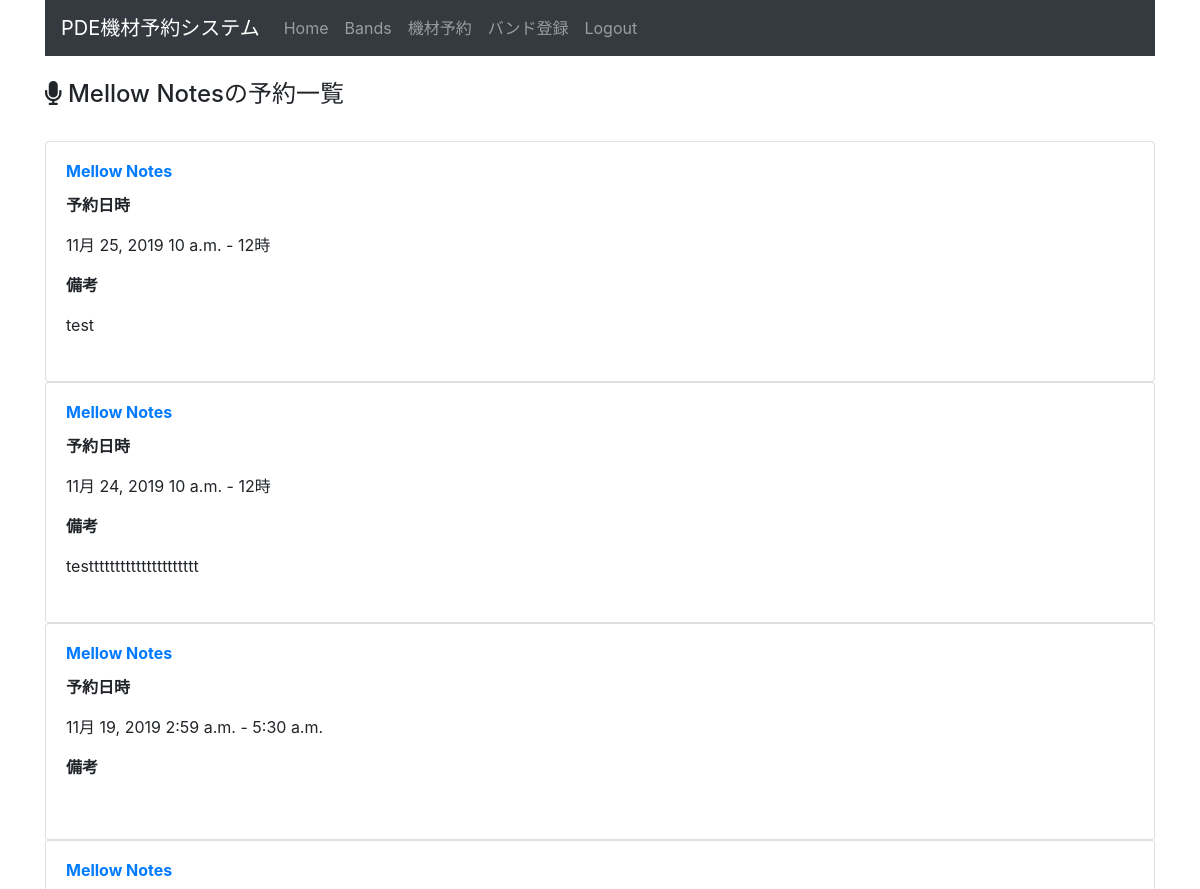
/equipment_management/schedule_by_band/14 (signed in, upper part), run on an earlier commit of the app's database.
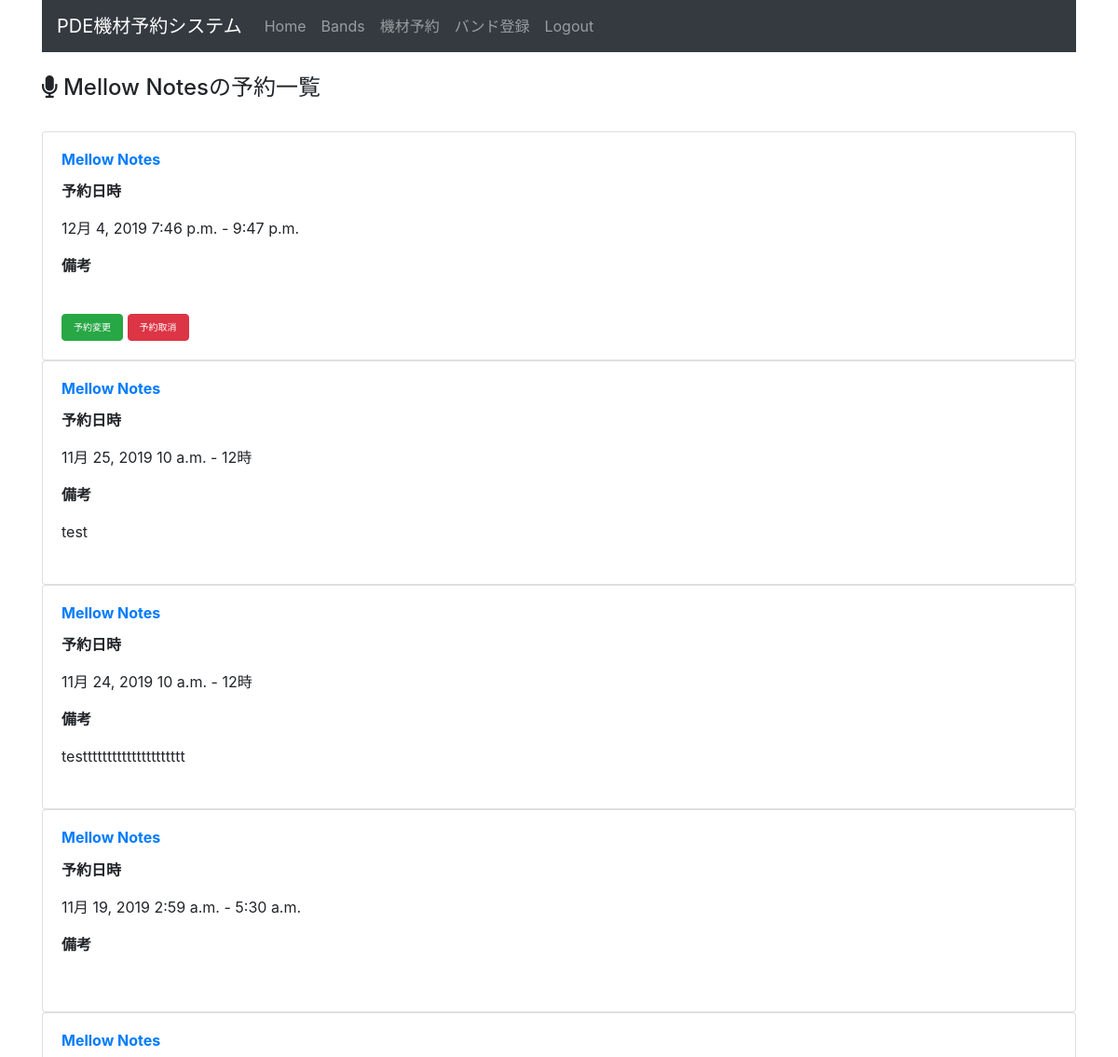
And on a later commit of the database.
### equipment_management/models.py (models this page shows, shortened)
class Schedule(models.Model):
  band_id = models.ForeignKey(Band, on_delete=models.CASCADE)
  pa_name = models.CharField(max_length=255, verbose_name='PA担当者名')
  active_date = models.DateField(default=timezone.now, verbose_name='予約日')
  start_at = models.TimeField(default= nine_hours_hence(), verbose_name='開始時間')
  end_at = models.TimeField(default=two_hours_hence, verbose_name='終了時間')
  text = models.TextField(blank=True, verbose_name='備考欄')
  created_at = models.DateTimeField(auto_now=True)
  updated_at = models.DateTimeField(auto_now=True)
  def is_avaiable(self):
    today = datetime.date.today()
    current_time = datetime.datetime.now().time()
    if today < self.active_date:
      return True
    elif (today == self.active_date) and (current_time < self.start_at):
      return True
    else:
      return False

class Band(models.Model):
  band_name = models.CharField(max_length=255,
                               verbose_name="Band's Name",
                               unique=True,
                               )
  responsible_person_name = models.CharField(max_length=255,
                                             verbose_name="Band Master's Name")
  created_at = models.DateTimeField(auto_now_add=True)
  updated_at = models.DateTimeField(auto_now=True)
  def __str__(self):
      return self.band_name

### equipment_management/views.py (the view)
# urls.py: path('schedule_by_band/<int:pk>', views.schedule_by_band, name='schedule_by_band'),
@login_required
def schedule_by_band(request, pk):
  band_name = Band.objects.get(pk=pk)
  context = {
      'band_name' : band_name,
      'schedules' : Schedule.objects.filter(band_id=band_name).order_by('-active_date'),
  }
  return render(request, 'equipment_management/schedule_by_band.html', context)

### equipment_management/templates/equipment_management/schedule_by_band.html
{% extends 'equipment_management/base.html' %}
{% block content %}
<br>
<h4><i class="fas fa-microphone"></i> {{ band_name }}の予約一覧</h4>
<br>
{% for schedule in schedules %}
<div class="card">
    <div class="card-body">
      <h6 class="card-title font-weight-bold">
        <a href="{% url 'equipment:schedule_by_band' schedule.band_id.id %}">{{ schedule.band_id }}</a>
      </h6>
      <p class="card-text font-weight-bold">予約日時</p>
      <p class="card-text">{{ schedule.active_date }} {{ schedule.start_at }} - {{ schedule.end_at }}</p>
      <p class="card-text font-weight-bold">備考</p>
      <div class='test'>
        <p class="card-text text-break">{{ schedule.text }}</p>
      </div>
      <br>
      {% if schedule.is_avaiable %}
        <a href="{% url 'equipment:update_schedule' schedule.pk %}">
            <button type="button" class="btn btn-success btn-xs" style="font-size: 10px;">予約変更</button>
        </a>
        <a href="{% url 'equipment:delete_schedule' schedule.pk %}">
          <button type="button" class="btn btn-danger btn-xs" style="font-size: 10px;">予約取消</button>
        </a>
      {% endif %}
    </div>
  </div>
{% endfor %}
{% endblock %}

What changed in the data, as far as the page shows it:
added Schedule: band_id "Mellow Notes", active_date "12月 4, 2019", start_at "7:46 p.m.", end_at "9:47 p.m.", shows "予約変更"
